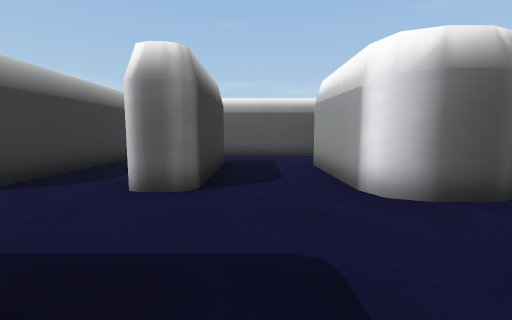
View 1 (above)

22 first-person views from a walk through a 3-D level made in the Unity game engine. The camera is 1.3 m above the floor, tilts 6° down and sees 90° across. The floor is counted in squares, 2 m on a side. Each view is taken from the middle of a square. On the plan, view 1 faces up. The plan holds only what a view shows up to about 9 squares ahead; the rest is blank. Some surface patterns are stand-ins.

View 2
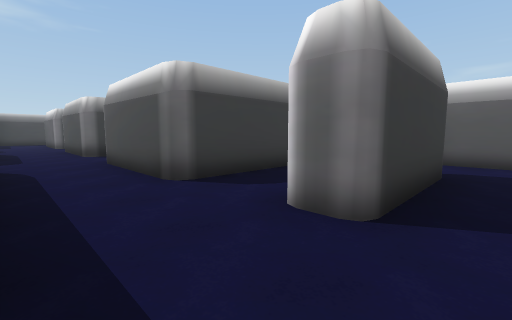

View 3
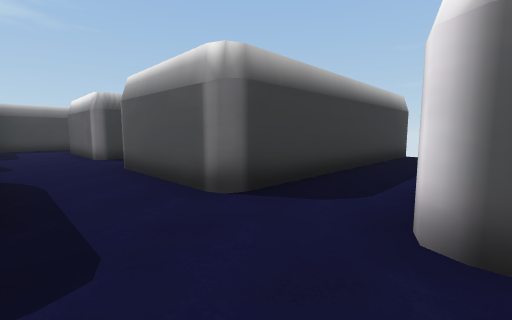

View 4
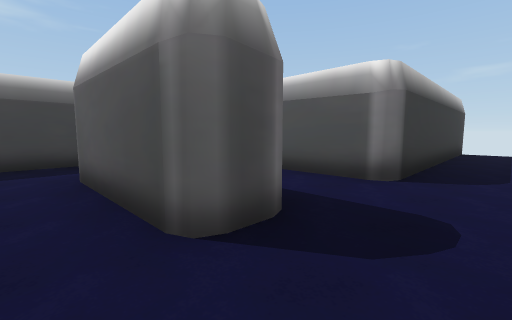

View 5
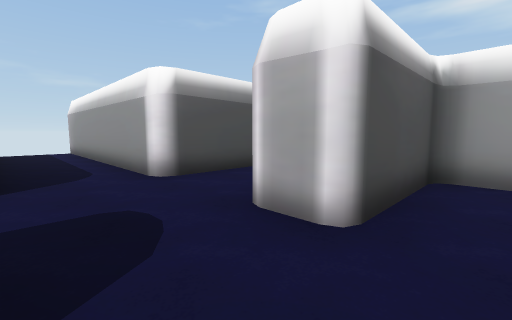

View 6
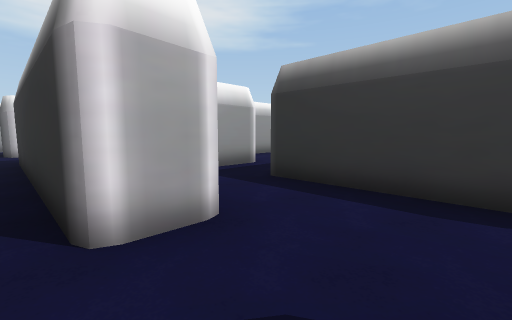

View 7
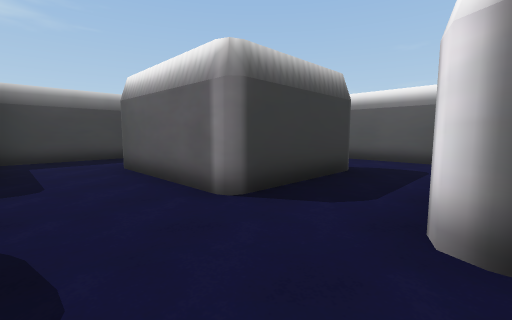

View 8
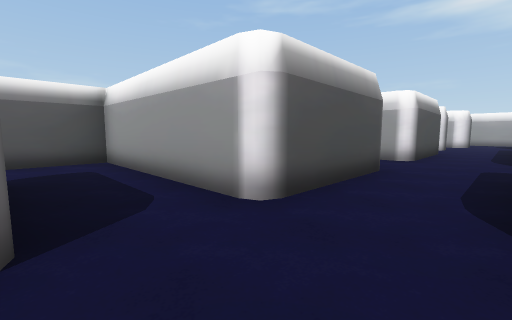

View 9
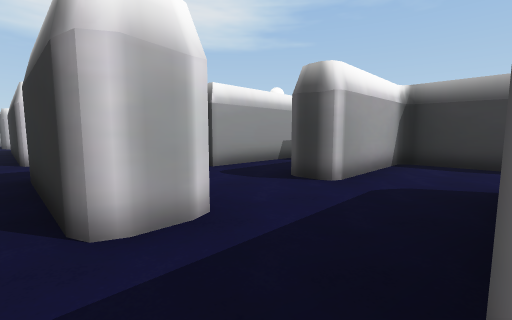

View 10
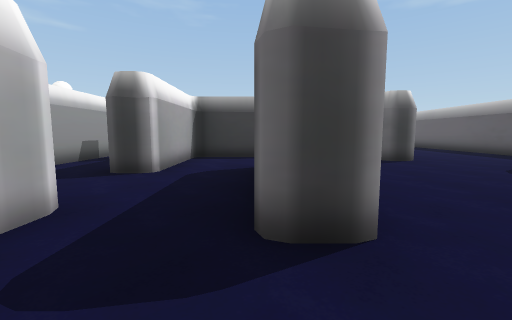

View 11
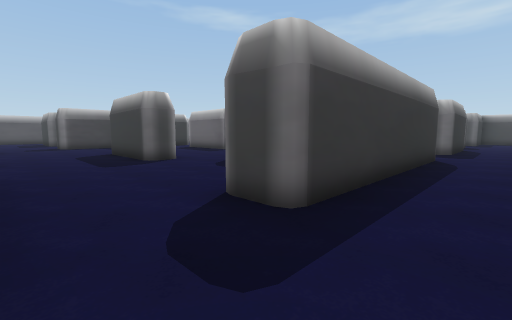

View 12
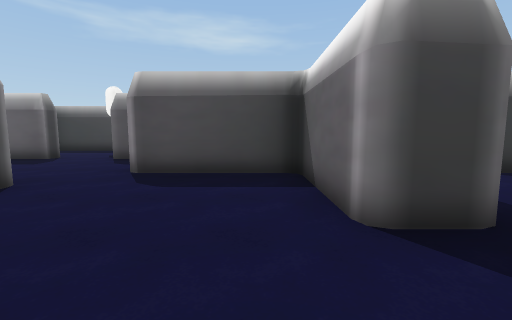

View 13
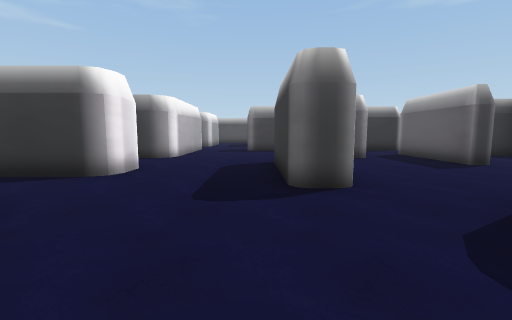

View 14
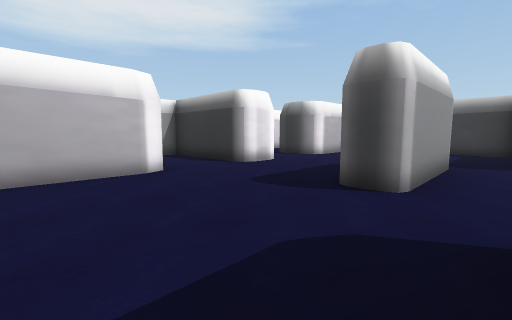

View 15
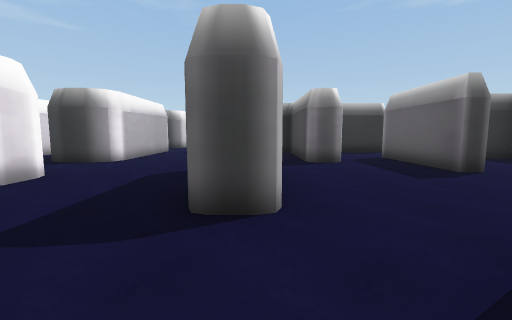

View 16
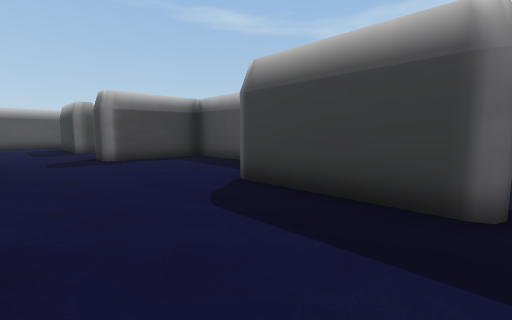

View 17
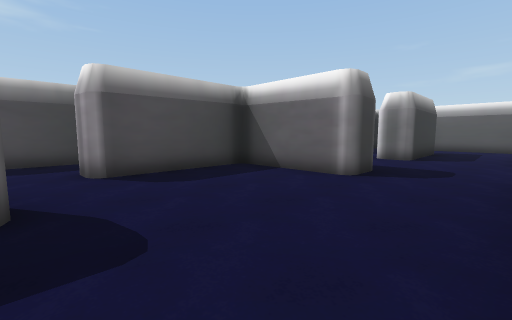

View 18
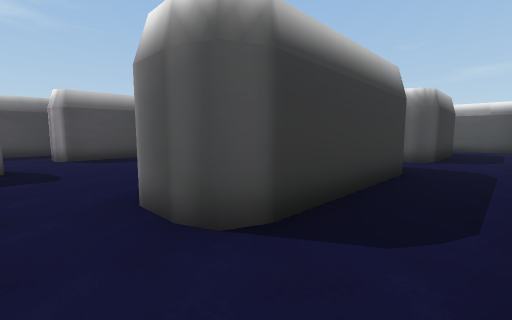

View 19
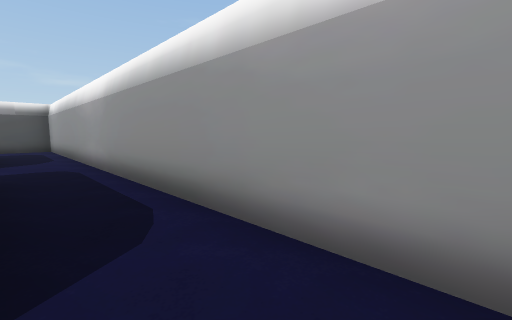

View 20
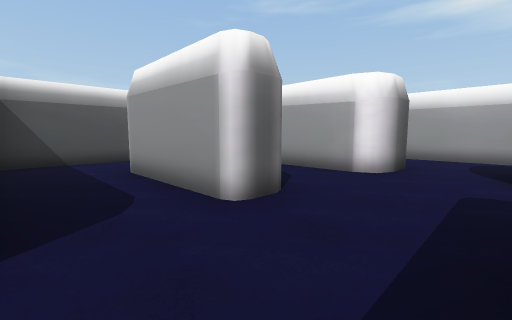

View 21
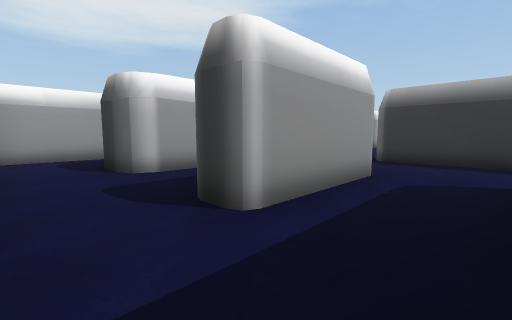

View 22
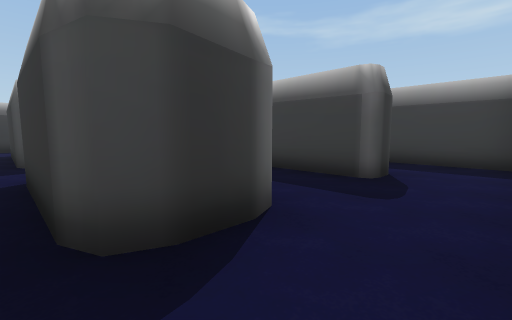

### Floor plan
Key: @ floor where view 1 was taken; # wall or solid block; . floor; O other object.
Columns run from 21 left of view 1 to 5 right of it. Each row starts with its distance up from view 1.
  9              # #
  8        ####  #.# ########
  7        ...#  #.###.......O
  6         ..#  #.###........#
  5         #.#  #.###..#..#..#
  4         #.#  #.###..#..#..#
  3    #.O###.####.###..O.O#O.#
  2    #......................#
  1    #......................#
  0       .O#.O##..######@.#..#
 -1      ...#........#.....#..#
 -2     ...  ...######.....#..#
 -3    .... ..#.#   ##.....#..#
 -4   ...O  ..#.#   #..O......#
 -5  ....O  ### #  ....#...####
 -6 #... O       ......#...#
 -7 #..          ...#.......
 -8                 ##.....#
 -9                 ##.....#
-10                ..#.....#
-11                ######..#
-12                     ...
-13                     ...
-14                     #..
-15                     #..
-16                     O..

Where each view was taken, in squares from view 1:
view 1: 0 up, 0 right, facing up
view 2: 1 up, 0 right, facing up-left
view 3: 1 up, 6 left, facing up-left
view 4: 1 down, 7 left, facing up-left
view 5: 1 down, 8 left, facing up-right
view 6: 1 up, 8 left, facing down-right
view 7: 1 up, 11 left, facing up-left
view 8: 1 up, 13 left, facing up-right
view 9: 1 up, 13 left, facing down-right
view 10: 2 up, 13 left, facing down
view 11: 2 up, 1 right, facing down-left
view 12: 1 down, 1 right, facing left
view 13: 1 down, 1 left, facing down
view 14: 1 down, 3 left, facing down-right
view 15: 2 down, 2 left, facing down
view 16: 4 down, 1 right, facing down-left
view 17: 4 down, 1 right, facing up-left
view 18: 4 down, 4 right, facing up-left
view 19: 4 down, 3 right, facing up-right
view 20: 1 up, 3 left, facing up-right
view 21: 7 up, 3 left, facing down-right
view 22: 7 up, 3 right, facing down-left
